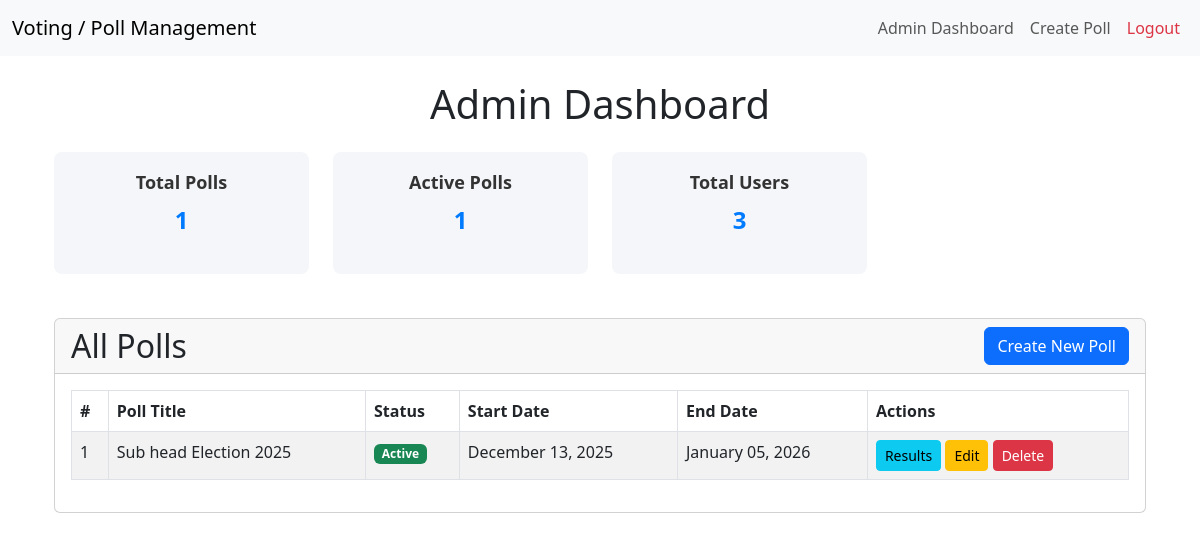
The page /admin_dashboard (signed in) on the database its author committed.
### app/models.py (models this page shows, shortened)
class Poll(db.Model):
    id = db.Column(db.Integer, primary_key=True)
    user_id = db.Column(db.Integer, db.ForeignKey('user.id'), nullable=False)
    title = db.Column(db.String(100), nullable=False)
    start_date = db.Column(db.DateTime, nullable=False)
    end_date = db.Column(db.DateTime, nullable=False)
    status = db.Column(db.String(10), nullable=False)
    user = db.relationship('User', backref=db.backref('polls', lazy=True))
    options = db.relationship('Option', cascade='all, delete-orphan', backref='poll', lazy=True)
    votes = db.relationship('Vote', cascade='all, delete-orphan', backref='poll', lazy=True)

### app/routes.py (the view)
@bp.route('/admin_dashboard')
@login_required
@admin_required
def admin_dashboard():
    polls = Poll.query.all()
    return render_template(
        'admin_dashboard.html',
        polls=polls,
        total_polls=Poll.query.count(),
        active_polls=Poll.query.filter_by(status='active').count(),
        total_users=User.query.count()
    )

### app/routes.py (called while the page is built)
def admin_required(func):
    @wraps(func)
    def wrapper(*args, **kwargs):
        if not current_user.is_authenticated:
            abort(401)   # Unauthorized
        if not current_user.is_admin:
            abort(403)   # Forbidden
        return func(*args, **kwargs)
    return wrapper

### app/templates/admin_dashboard.html (shortened to what this page needs)
{% extends "base.html" %} {% block title %}Admin Dashboard{% endblock %} {%
block content %}
<h1 class="text-center my-4">Admin Dashboard</h1>
<div class="container">
  <div class="row">
    <div class="col-md-3">
      <div class="stat-card">
        <h4>Total Polls</h4>
        <p>{{ total_polls }}</p>
      </div>
    </div>
    <div class="col-md-3">
      <div class="stat-card">
        <h4>Active Polls</h4>
        <p>{{ active_polls }}</p>
      </div>
    </div>
    <div class="col-md-3">
      <div class="stat-card">
        <h4>Total Users</h4>
        <p>{{ total_users }}</p>
      </div>
    </div>
  </div>
  <div class="card mt-4">
    <div class="card-header d-flex justify-content-between align-items-center">
      <h2 class="mb-0">All Polls</h2>
      <a href="{{ url_for('routes.create_poll') }}" class="btn btn-primary">
        Create New Poll
      </a>
    </div>
    <div class="card-body">
      <table class="table table-striped table-bordered">
        <thead>
          <tr>
            <th>#</th>
            <th>Poll Title</th>
            <th>Status</th>
            <th>Start Date</th>
            <th>End Date</th>
            <th>Actions</th>
          </tr>
        </thead>
        <tbody>
          {% if polls|length > 0 %} {% for poll in polls %}
          <tr>
            <td>{{ loop.index }}</td>
            <td>{{ poll.title | e }}</td>
            <td>
              {% if poll.status == 'active' %}
              <span class="badge bg-success">Active</span>
              {% else %}
              <span class="badge bg-danger">Closed</span>
              {% endif %}
            </td>
            <td>{{ poll.start_date.strftime('%B %d, %Y') }}</td>
            <td>{{ poll.end_date.strftime('%B %d, %Y') }}</td>
            <td>
              <a
                href="{{ url_for('routes.results', poll_id=poll.id) }}"
                class="btn btn-info btn-sm"
              >
                 Results
              </a>
              <a
                href="{{ url_for('routes.edit_poll', poll_id=poll.id) }}"
                class="btn btn-warning btn-sm"
              >
                 Edit
              </a>
              <form
                action="{{ url_for('routes.delete_poll', poll_id=poll.id) }}"
                method="POST"
                style="display: inline"
                onsubmit="return confirm('Are you sure you want to delete this poll?');"
              >
                <button type="submit" class="btn btn-danger btn-sm">
                   Delete
                </button>
              </form>
            </td>
          </tr>
          {% endfor %} {% else %}
          <tr>
            <td colspan="6" class="text-center">
              No polls available at the moment.
            </td>
          </tr>
          {% endif %}
        </tbody>
      </table>
    </div>
  </div>
</div>
{% endblock %}

### app/templates/admin_dashboard.html (style rules this page uses)
.stat-card { background-color: #f4f6f9; border-radius: 8px; padding: 20px; text-align: center; color: #333; margin-bottom: 20px; }
.stat-card h4 { font-size: 18px; font-weight: bold; }
.stat-card p { font-size: 24px; font-weight: bold; color: #007bff; }

### rows shown on the page
Poll: title "Sub head Election 2025", status "Active", start_date "December 13, 2025", end_date "January 05, 2026"

### other values the page prints
{{ total_polls }} "1"
{{ active_polls }} "1"
{{ total_users }} "3"
